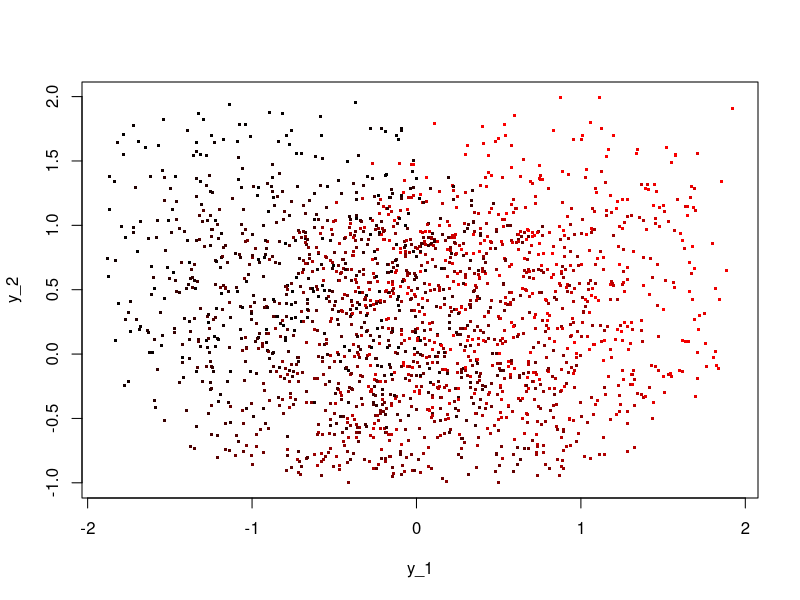

The R source for this figure: (Note: this script raises an error after producing the figure.)
#Example E: local(ly) constant (nonparametric) regression quantiles
#illustrating the use of compContourM1u/compContourM2u and evalContour
# on local(ly) constant (nonparametric) regression quantiles













set.seed(8416)
N <- 1999
M <- 2
Tau <- 0.35
XVec <- matrix(runif(N, -1, 1), N, 1)
YMat <- cbind(XVec, XVec^2) + matrix(runif(N*M, -1, 1), N, M)
X0Vec <- (-4:4)/5




ColPals <- colorRampPalette(c('black', 'red'))
plot(YMat[, 1], YMat[, 2], xlab='y_1', ylab='y_2', type='p', pch='.', cex=3, col=ColPals(N)[as.numeric(cut(XVec, breaks = N))])

for (i in 1:length(X0Vec)){
    XRef <- X0Vec[i]
    Sigma <- 0.4
    WVec <- (2*pi*Sigma^2)^(-1/2)*exp(-((XVec-XRef)/Sigma)^2/2)
    WVec <- N*WVec/sum(WVec)
    COutST <- compContourM1u(Tau, matrix(WVec, N, M)*YMat, WVec)
    if (length(COutST$CharST$HypMat)){
        CST <- evalContour(-COutST$CharST$HypMat[, 1:M], -COutST$CharST$HypMat[, M+1])
        if (CST$Status == 0){
            RGBColor <- rgb(0, 0.5+(XRef/2.5), 0)
            CnvOrd <- sort(atan2(CST$TVVMat[, 1]-mean(CST$TVVMat[, 1]), CST$TVVMat[, 2]-mean(CST$TVVMat[, 2])), index.return=TRUE)
            ContourVec <- CST$TVVMat[CnvOrd$i, ]; ContourVec <- rbind(ContourVec, ContourVec[1, ])
            lines(ContourVec, type='l', col=RGBColor, lwd=2)
        }
    }
}




